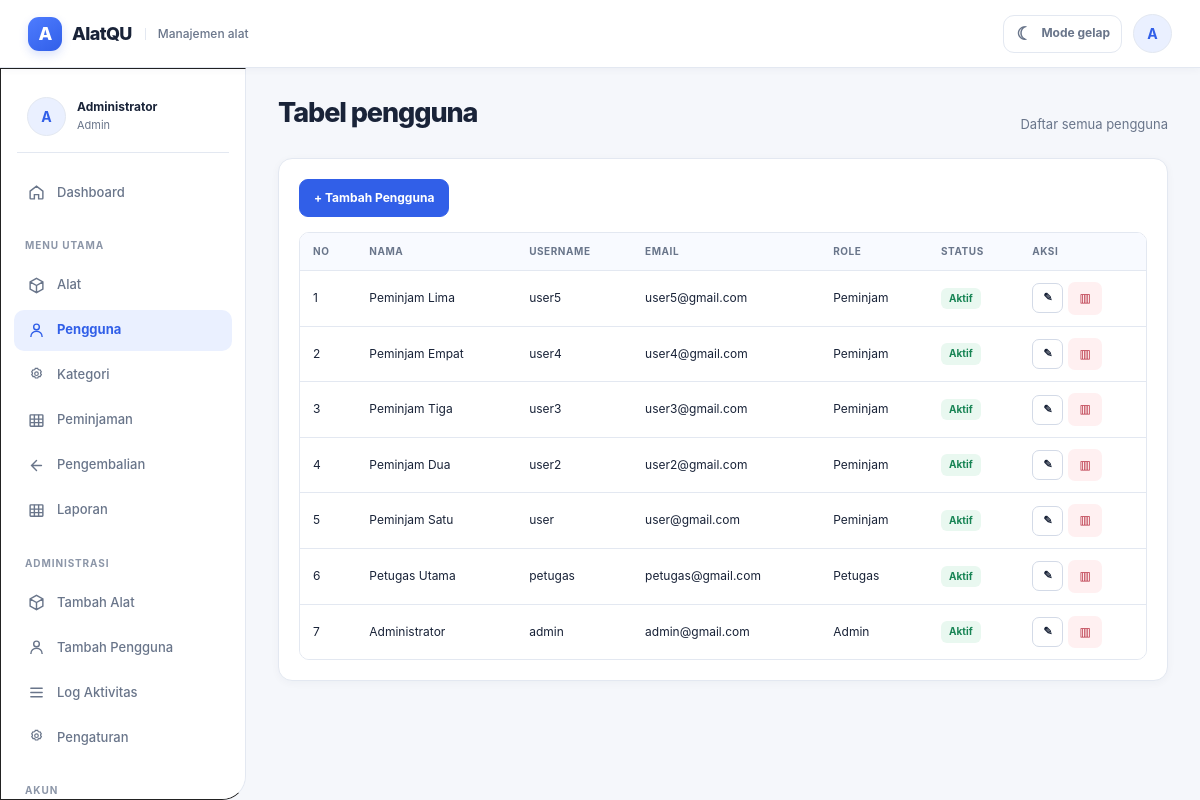
The app's page /index.php?route=users (signed in) with its own data.
### tables this page shows
CREATE TABLE users(
  id INT UNSIGNED AUTO_INCREMENT PRIMARY KEY,
  nama VARCHAR(120) NOT NULL,
  username VARCHAR(60) NOT NULL UNIQUE,
  email VARCHAR(120) NOT NULL UNIQUE,
  password VARCHAR(255) NOT NULL,
  role_id TINYINT UNSIGNED NOT NULL,
  status ENUM('Aktif','Nonaktif') NOT NULL DEFAULT 'Aktif',
  created_at TIMESTAMP DEFAULT CURRENT_TIMESTAMP,
  updated_at TIMESTAMP DEFAULT CURRENT_TIMESTAMP ON UPDATE CURRENT_TIMESTAMP,
  INDEX idx_users_role(role_id),
  INDEX idx_users_status(status),
  CONSTRAINT fk_users_role FOREIGN KEY(role_id) REFERENCES roles(id)
);

CREATE TABLE roles(
  id TINYINT UNSIGNED AUTO_INCREMENT PRIMARY KEY,
  nama_role VARCHAR(30) NOT NULL UNIQUE
);

### controllers/UserController.php (called while the page is built, shortened)
<?php
require_once __DIR__ . '/../config/database.php';
require_once __DIR__ . '/../helpers/auth.php';
require_once __DIR__ . '/../models/User.php';
class UserController
{
    private $model;
    public function __construct() { $this->db = Database::getConnection(); $this->model = new User($this->db); }
    public function index()
    {
        $users = $this->model->all();
        require __DIR__ . '/../views/user/index.php';
    }
}

### index.php (called while the page is built)
<?php
require __DIR__ . '/router.php';

### config/config.php (called while the page is built, shortened)
<?php
function base_url(string $path = ''): string
{
    $parts = explode('?', ltrim($path, '/'), 2);
    $route = trim($parts[0], '/');
    $url = APP_BASE . '/index.php';
    if ($route !== '') {
        $url .= '?route=' . rawurlencode($route);
    }
    return $url;
}
function e($value): string
{
    return htmlspecialchars((string)$value, ENT_QUOTES, 'UTF-8');
}

### helpers/auth.php (called while the page is built, shortened)
<?php
require_once __DIR__ . '/../config/config.php';
function current_user()
{
    return isset($_SESSION['user']) ? $_SESSION['user'] : null;
}

### models/User.php (called while the page is built, shortened)
<?php
class User {
    private $db; public function __construct(PDO $db) { $this->db = $db; }
    public function all(int $limit=50,int $offset=0): array { $s=$this->db->prepare('SELECT u.id,u.nama,u.username,u.email,r.nama_role AS role,u.status,u.created_at FROM users u JOIN roles r ON r.id=u.role_id ORDER BY u.id DESC LIMIT ? OFFSET ?'); $s->bindValue(1,$limit,PDO::PARAM_INT);$s->bindValue(2,$offset,PDO::PARAM_INT);$s->execute();return $s->fetchAll(); }
}

### config/database.php (called while the page is built, shortened)
<?php
require_once __DIR__ . '/config.php';
class Database
{
    private static $pdo = null;
    public static function getConnection(): PDO
    {
        $dsn = 'mysql:host=' . DB_HOST . ';port=' . DB_PORT . ';dbname=' . DB_NAME . ';charset=utf8mb4';
        try {
            self::$pdo = new PDO($dsn, DB_USER, DB_PASS, array(
                PDO::ATTR_ERRMODE => PDO::ERRMODE_EXCEPTION,
                PDO::ATTR_DEFAULT_FETCH_MODE => PDO::FETCH_ASSOC,
                PDO::ATTR_EMULATE_PREPARES => false,
            ));
        } catch (PDOException $e) {
            error_log('[NambutApp] Database connection failed: ' . $e->getMessage());
            throw new RuntimeException(
                'Koneksi database gagal. Pastikan MySQL/MariaDB aktif, extension PDO MySQL tersedia, database peminjaman sudah diimpor, dan kredensial di config/database.local.php benar.'
            );
        }
        return self::$pdo;
    }
}

### views/user/index.php (the view)
<?php $title='AlatQU';require __DIR__.'/../layouts/header.php';require __DIR__.'/../layouts/navbar.php';require __DIR__.'/../layouts/sidebar.php';?>
<main class="content">
<div class="page-head"><h1>Tabel pengguna</h1><p>Daftar semua pengguna</p></div><?php if($m=flash('success')):?><div class="alert success"><?=e($m)?></div><?php endif;?><?php if($m=flash('error')):?><div class="alert"><?=e($m)?></div><?php endif;?><div class="card"><div style="margin-bottom:15px"><a class="btn btn-primary" href="<?=base_url('users/create')?>">+ Tambah Pengguna</a></div><div class="table-wrap"><table class="table"><thead><tr><th>NO</th><th>NAMA</th><th>USERNAME</th><th>EMAIL</th><th>ROLE</th><th>STATUS</th><th>AKSI</th></tr></thead><tbody><?php foreach($users as $i=>$u):?><tr><td><?=$i+1?></td><td><?=e($u['nama'])?></td><td><?=e($u['username'])?></td><td><?=e($u['email'])?></td><td><?=e($u['role'])?></td><td><span class="badge <?=$u['status']==='Aktif'?'badge-success':'badge-danger'?>"><?=e($u['status'])?></span></td><td class="actions"><a class="btn btn-sm" href="<?=base_url('users/edit/'.$u['id'])?>">✎</a><form method="post" action="<?=e(base_url('users/delete/'.$u['id']))?>" class="inline-action" onsubmit="return confirm('Hapus pengguna ini?')"><input type="hidden" name="_csrf" value="<?=csrf_token()?>"><button class="btn btn-sm btn-danger" type="submit">▥</button></form></td></tr><?php endforeach;?></tbody></table></div></div>
</main><?php require __DIR__.'/../layouts/footer.php';?>

### views/layouts/navbar.php (shortened to what this page needs)
<header class="topbar">
    <a class="brand" href="<?=base_url('dashboard')?>" aria-label="AlatQU - Dashboard">
        <span class="brand-mark-text" aria-hidden="true">A</span>
        <span>AlatQU</span>
        <span class="brand-caption">Manajemen alat</span>
    </a>
    <div class="topbar-actions">
        <button class="theme-toggle" type="button" data-theme-toggle aria-label="Aktifkan mode gelap" title="Aktifkan mode gelap">
            <span class="theme-toggle-icon" data-theme-icon aria-hidden="true">☾</span>
            <span data-theme-label>Mode gelap</span>
        </button>
        <a class="profile-btn" href="<?=base_url('profile')?>" title="Profil" aria-label="Buka profil">
            <span class="avatar-fallback js-avatar-fallback" aria-hidden="true"><?=e(strtoupper(substr((string)(current_user()['nama'] ?? 'U'), 0, 1)))?></span>
        </a>
    </div>
</header>

### views/layouts/sidebar.php (shortened to what this page needs)
<?php
$navUser = current_user() ?: [];
$r = strtolower($navUser['role'] ?? '');
$route = isset($_GET['route']) ? strtolower(trim((string)$_GET['route'], '/')) : 'dashboard';
$section = explode('/', $route)[0] ?: 'dashboard';
$active = static function (array $names) use ($section): string { return in_array($section, $names, true) ? 'active' : ''; };
?>
<aside class="sidebar">
    <div class="sidebar-account">
        <div class="sidebar-avatar avatar">
            <span class="avatar-fallback js-avatar-fallback" aria-hidden="true"><?=e(strtoupper(substr((string)($navUser['nama'] ?? 'U'), 0, 1)))?></span>
        </div>
        <div class="sidebar-account-copy">
            <strong><?=e($navUser['nama'] ?? 'Pengguna')?></strong>
            <span><?=e(ucfirst($navUser['role'] ?? 'akun'))?></span>
        </div>
    </div>
    <nav aria-label="Navigasi utama">
        <a class="nav-item <?=$active(['dashboard'])?>" href="<?=base_url('dashboard')?>"><span class="nav-icon"><svg class="icon"><use href="<?=asset_url('icons/icons.svg')?>#home"></use></svg></span>Dashboard</a>
        <div class="nav-group-title">Menu utama</div>
        <a class="nav-item <?=$active(['alat'])?>" href="<?=base_url('alat')?>"><span class="nav-icon"><svg class="icon"><use href="<?=asset_url('icons/icons.svg')?>#box"></use></svg></span><?= $r === 'peminjam' ? 'Daftar Alat' : 'Alat' ?></a>
        <?php if ($r === 'admin'): ?>
            <a class="nav-item <?=$active(['users'])?>" href="<?=base_url('users')?>"><span class="nav-icon"><svg class="icon"><use href="<?=asset_url('icons/icons.svg')?>#user"></use></svg></span>Pengguna</a>
            <a class="nav-item <?=$active(['kategori'])?>" href="<?=base_url('kategori')?>"><span class="nav-icon"><svg class="icon"><use href="<?=asset_url('icons/icons.svg')?>#settings"></use></svg></span>Kategori</a>
        <?php endif; ?>
        <a class="nav-item <?=$active(['peminjaman'])?>" href="<?=base_url('peminjaman')?>"><span class="nav-icon"><svg class="icon"><use href="<?=asset_url('icons/icons.svg')?>#table"></use></svg></span><?= $r === 'peminjam' ? 'Peminjaman Saya' : 'Peminjaman' ?></a>
        <a class="nav-item <?=$active(['pengembalian'])?>" href="<?=base_url('pengembalian')?>"><span class="nav-icon"><svg class="icon"><use href="<?=asset_url('icons/icons.svg')?>#back"></use></svg></span>Pengembalian</a>
        <?php if (in_array($r, ['admin', 'petugas'], true)): ?>
            <a class="nav-item <?=$active(['laporan'])?>" href="<?=base_url('laporan')?>"><span class="nav-icon"><svg class="icon"><use href="<?=asset_url('icons/icons.svg')?>#table"></use></svg></span>Laporan</a>
        <?php endif; ?>
        <?php if ($r === 'admin'): ?>
            <div class="nav-group-title">Administrasi</div>
            <a class="nav-item" href="<?=base_url('alat/create')?>"><span class="nav-icon"><svg class="icon"><use href="<?=asset_url('icons/icons.svg')?>#box"></use></svg></span>Tambah Alat</a>
            <a class="nav-item" href="<?=base_url('users/create')?>"><span class="nav-icon"><svg class="icon"><use href="<?=asset_url('icons/icons.svg')?>#user"></use></svg></span>Tambah Pengguna</a>
            <a class="nav-item <?=$active(['log'])?>" href="<?=base_url('log')?>"><span class="nav-icon"><svg class="icon"><use href="<?=asset_url('icons/icons.svg')?>#menu"></use></svg></span>Log Aktivitas</a>
            <a class="nav-item <?=$active(['pengaturan'])?>" href="<?=base_url('pengaturan')?>"><span class="nav-icon"><svg class="icon"><use href="<?=asset_url('icons/icons.svg')?>#settings"></use></svg></span>Pengaturan</a>
        <?php endif; ?>
        <div class="nav-group-title">Akun</div>
    </nav>
</aside>

### assets/css/style.css (style rules this page uses)
:root { --primary:#2563EB;--secondary:#60A5FA;--white:#FFFFFF;--background:#EEF4FF;--success:#00BF63;--danger:#DD0606;--text:#101010;--border:#222;--shadow:0 12px 25px rgba(0,0,0,.14) }
* { box-sizing:border-box }
body { margin:0;font-family:"Trebuchet MS",Arial,sans-serif;background:var(--background);color:var(--text) }
a { text-decoration:none;color:inherit }
.topbar { height:72px;background:var(--primary);color:#fff;display:flex;align-items:center;padding:0 22px;gap:18px;position:fixed;top:0;left:0;right:0;z-index:20 }
.brand { display:flex;align-items:center;gap:10px;font-size:25px;font-weight:800 }
.profile-btn { margin-left:auto;color:#fff;border:2px solid #fff;border-radius:50%;width:43px;height:43px;display:grid;place-items:center;font-size:23px }
.sidebar { position:fixed;top:72px;bottom:18px;left:0;width:300px;background:#fff;border:1px solid #222;border-radius:0 0 24px 0;box-shadow:var(--shadow);padding:22px 15px;z-index:15;overflow:auto }
.nav-item { display:flex;align-items:center;gap:14px;padding:13px 17px;border-radius:30px;font-size:18px;margin:4px 0 }
.nav-item:hover,.nav-item.active { background:#f3f7ff;border:1px solid #9aa3ad;color:var(--primary) }
.nav-icon { width:27px;text-align:center }
.nav-group-title { font-weight:800;margin:18px 14px 5px }
.content { padding:102px 32px 40px 332px;min-height:100vh;overflow-x:hidden }
.page-head { margin-bottom:28px }
.page-head h1 { font-size:36px;margin:0 0 4px }
.page-head p { margin:0;font-size:18px }
.card { background:#fff;border:1.5px solid #222;border-radius:26px;box-shadow:var(--shadow);padding:24px }
.btn { display:inline-flex;align-items:center;justify-content:center;gap:8px;border:1.5px solid #222;border-radius:18px;padding:11px 22px;font-weight:800;cursor:pointer;background:#fff;font-size:15px }
.btn-primary { background:var(--primary);color:#fff }
.btn-danger { background:var(--danger);color:#fff }
.btn-sm { padding:8px 13px;border-radius:12px;font-size:13px }
.table-wrap { overflow:auto }
.table { width:100%;border-collapse:collapse;background:#fff;min-width:760px }
.table th,.table td { border:1px solid #d5d8dc;padding:12px;text-align:left }
.table th { background:#eef0f2 }
.badge { display:inline-block;padding:5px 10px;border-radius:999px;font-weight:800;font-size:12px }
.badge-success { background:#d9f9eb;color:#00894a }
.actions { display:flex;gap:7px }
.icon { width:27px;height:27px;display:block;flex:0 0 auto }
.nav-item .icon { color:currentColor }
.inline-action { display:inline-flex;margin:0;padding:0 }
.inline-action .btn { font:inherit }
.actions form { display:inline-flex }

### records on screen
users: nama "A", nama "Administrator", username "admin", email "admin@gmail.com", role.nama_role "Admin", status "Aktif"
roles: nama_role "Admin"
users: nama "Peminjam Lima", username "user5", email "user5@gmail.com", role.nama_role "Peminjam", status "Aktif"
users: nama "Peminjam Empat", username "user4", email "user4@gmail.com", role.nama_role "Peminjam", status "Aktif"
users: nama "Peminjam Tiga", username "user3", email "user3@gmail.com", role.nama_role "Peminjam", status "Aktif"
users: nama "Peminjam Dua", username "user2", email "user2@gmail.com", role.nama_role "Peminjam", status "Aktif"
users: nama "Peminjam Satu", username "user", email "user@gmail.com", role.nama_role "Peminjam", status "Aktif"
users: nama "Petugas Utama", username "petugas", email "petugas@gmail.com", role.nama_role "Petugas", status "Aktif"
